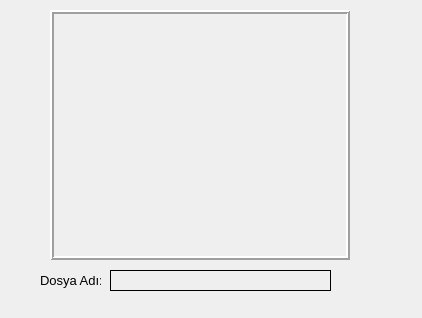
<?xml version="1.0" encoding="UTF-8"?>
<ui version="4.0">
 <class>Form</class>
 <widget class="QWidget" name="Form">
  <property name="geometry">
   <rect>
    <x>0</x>
    <y>0</y>
    <width>422</width>
    <height>318</height>
   </rect>
  </property>
  <property name="windowTitle">
   <string>Form</string>
  </property>
  <widget class="QLabel" name="label_picture">
   <property name="geometry">
    <rect>
     <x>50</x>
     <y>10</y>
     <width>300</width>
     <height>250</height>
    </rect>
   </property>
   <property name="frameShape">
    <enum>QFrame::Box</enum>
   </property>
   <property name="frameShadow">
    <enum>QFrame::Raised</enum>
   </property>
   <property name="lineWidth">
    <number>2</number>
   </property>
   <property name="text">
    <string/>
   </property>
  </widget>
  <widget class="QLabel" name="label">
   <property name="geometry">
    <rect>
     <x>40</x>
     <y>270</y>
     <width>61</width>
     <height>20</height>
    </rect>
   </property>
   <property name="font">
    <font>
     <pointsize>10</pointsize>
    </font>
   </property>
   <property name="text">
    <string>Dosya Adı:</string>
   </property>
  </widget>
  <widget class="QLabel" name="label_fname">
   <property name="geometry">
    <rect>
     <x>110</x>
     <y>270</y>
     <width>221</width>
     <height>21</height>
    </rect>
   </property>
   <property name="font">
    <font>
     <pointsize>10</pointsize>
    </font>
   </property>
   <property name="frameShape">
    <enum>QFrame::Box</enum>
   </property>
   <property name="text">
    <string/>
   </property>
  </widget>
 </widget>
 <resources/>
 <connections/>
</ui>
